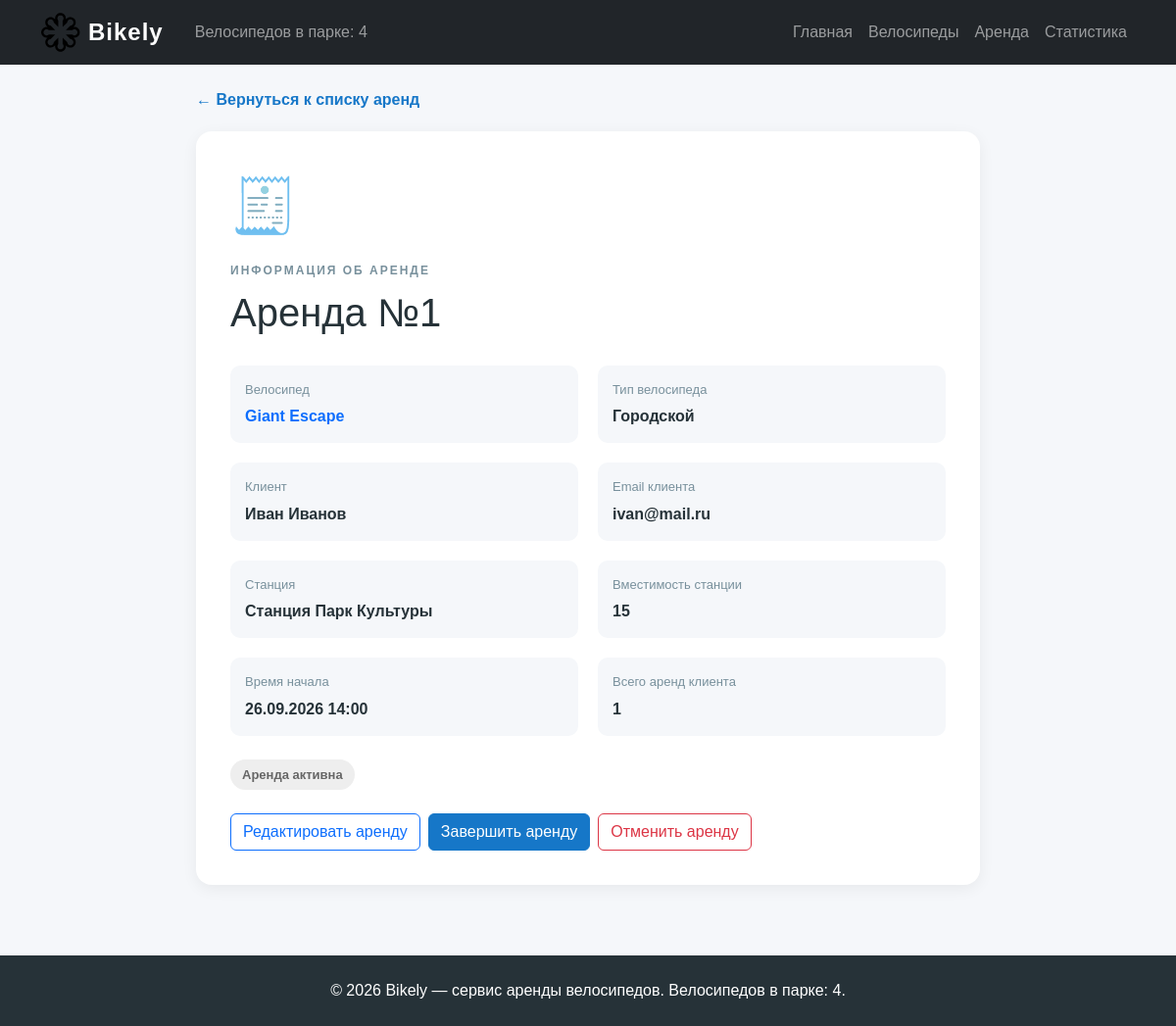
Screenshot of /rentals/1/ with the database file from the repository.
### web_rentals/models.py (models this page shows, shortened)
class Rental(models.Model):
    class Status(models.TextChoices):
        ACTIVE = "active", "Активна"
        COMPLETED = "completed", "Завершена"
        CANCELLED = "cancelled", "Отменена"
    bike = models.ForeignKey(
        Bike,
        on_delete=models.PROTECT,
        related_name="rentals",
        verbose_name="Велосипед",
        help_text="Выданный клиенту велосипед.",
    )
    user = models.ForeignKey(
        User,
        on_delete=models.PROTECT,
        related_name="rentals",
        verbose_name="Клиент",
        help_text="Клиент, оформивший аренду.",
    )
    station = models.ForeignKey(
        Station,
        on_delete=models.PROTECT,
        related_name="rentals",
        verbose_name="Станция",
        help_text="Станция выдачи велосипеда.",
    )
    start_time = models.DateTimeField(
        default=timezone.now,
        verbose_name="Время начала",
        help_text="Дата и время выдачи велосипеда клиенту.",
    )
    status = models.CharField(
        max_length=20,
        choices=Status.choices,
        default=Status.ACTIVE,
        db_index=True,
        verbose_name="Статус аренды",
        help_text=(
            "Активная аренда блокирует велосипед, "
            "завершённая и отменённая — нет."
        ),
    )
    objects = RentalQuerySet.as_manager()
    @property
    def is_active(self):
        return self.status == self.Status.ACTIVE
    class Meta:
        ordering = ["-start_time", "pk"]
        verbose_name = "Аренда"
        verbose_name_plural = "Аренды"
        indexes = [
            models.Index(
                fields=["status", "-start_time"],
                name="rental_status_start_idx",
            ),
        ]

class User(models.Model):
    name = models.CharField(
        max_length=200,
        verbose_name="Имя клиента",
        help_text="Фамилия и имя клиента для обращений и отчётов.",
    )
    email = models.EmailField(
        unique=True,
        verbose_name="Электронная почта",
        help_text="Адрес уникален: по нему клиент находится в базе.",
    )
    objects = UserQuerySet.as_manager()
    class Meta:
        ordering = ["name"]
        verbose_name = "Клиент"
        verbose_name_plural = "Клиенты"

### web_bikes/models.py (models this page shows, shortened)
class Bike(models.Model):
    class Type(models.TextChoices):
        MOUNTAIN = "Mountain", "Горный"
        TOURING = "Touring", "Туристический"
        URBAN = "Urban", "Городской"
        CHILD = "Child", "Детский"
    model = models.CharField(
        max_length=200,
        verbose_name="Модель",
        help_text="Например: «Format 1411».",
    )
    type = models.CharField(
        max_length=50,
        choices=Type.choices,
        verbose_name="Тип",
        help_text="Тип определяет назначение велосипеда.",
    )
    is_available = models.BooleanField(
        default=True,
        verbose_name="Доступен для аренды",
        help_text="Снимите флажок, когда велосипед выдан клиенту.",
    )
    image = models.FileField(
        upload_to="bikes/",
        blank=True,
        validators=[validate_bike_image],
        verbose_name="Изображение",
        help_text=(
            "Фотография велосипеда в формате JPEG, PNG или WebP "
            "размером до 5 МБ."
        ),
    )
    slug = models.SlugField(
        max_length=255,
        unique=True,
        editable=False,
        verbose_name="URL-идентификатор",
    )
    objects = BikeQuerySet.as_manager()
    def get_absolute_url(self):
        return reverse("web_bikes:detail", kwargs={"slug": self.slug})
    class Meta:
        ordering = ["model"]
        verbose_name = "Велосипед"
        verbose_name_plural = "Велосипеды"

class Station(models.Model):
    name = models.CharField(
        max_length=200,
        verbose_name="Название станции",
        help_text="Например: «Станция Парк Культуры».",
    )
    capacity = models.PositiveIntegerField(
        verbose_name="Вместимость",
        help_text=(
            f"Количество велосипедов, которое вмещает станция. "
            f"Станции от {LARGE_STATION_CAPACITY} мест считаются крупными."
        ),
        validators=[MinValueValidator(1)],
    )
    is_large = models.GeneratedField(
        expression=Case(
            When(
                capacity__gte=LARGE_STATION_CAPACITY,
                then=Value(True),
            ),
            default=Value(False),
        ),
        output_field=models.BooleanField(),
        db_persist=True,
        verbose_name="Крупная станция",
    )
    objects = StationQuerySet.as_manager()
    class Meta:
        ordering = ["name"]
        verbose_name = "Станция"
        verbose_name_plural = "Станции"

### web_rentals/views.py (the view)
# urls.py: path("<int:rental_id>/", views.rental_detail_view, name="detail"),
def rental_detail_view(request, rental_id):
    rental = get_object_or_404(
        Rental.objects.with_related(),
        pk=rental_id,
    )
    user_rentals_count = rental.user.rentals.count()
    return render(
        request,
        "web_rentals/rental_detail.html",
        {"rental": rental, "user_rentals_count": user_rentals_count},
    )

### web_main/context_processors.py (called while the page is built)
def bikely_context(request):
    bike_stats = Bike.objects.aggregate(
        bikes_total=Count("id"),
        bikes_available=Count("id", filter=Q(is_available=True)),
    )
    rental_stats = Rental.objects.statistics()
    return {
        "site_name": "Bikely",
        "bikes_count": bike_stats["bikes_total"],
        "bikely_stats": {
            "bikes_total": bike_stats["bikes_total"],
            "bikes_available": bike_stats["bikes_available"],
            "rentals_total": rental_stats["total"],
            "rentals_active": rental_stats["active"],
            "rentals_completed": rental_stats["completed"],
            "rentals_cancelled": rental_stats["cancelled"],
        },
    }

### web_rentals/models.py (called while the page is built)
    def with_related(self):
        return self.select_related("bike", "user", "station")

    def statistics(self):
        return self.aggregate(
            total=Count("id"),
            active=Count(
                "id",
                filter=Q(status=Rental.Status.ACTIVE),
            ),
            completed=Count(
                "id",
                filter=Q(status=Rental.Status.COMPLETED),
            ),
            cancelled=Count(
                "id",
                filter=Q(status=Rental.Status.CANCELLED),
            ),
            last_start_time=Max("start_time"),
        )

### web_rentals/templates/web_rentals/rental_detail.html (shortened to what this page needs)
{% extends "base.html" %}
{% block content %}
<div class="detail-wrap">
    <a class="back-link" href="{% url 'web_rentals:list' %}">
        ← Вернуться к списку аренд
    </a>
    <article class="detail-card">
        <div class="detail-bike-icon">🧾</div>
        <span class="eyebrow">ИНФОРМАЦИЯ ОБ АРЕНДЕ</span>
        <h1>Аренда №{{ rental.id }}</h1>
        <div class="detail-info">
            <div>
                <span>Велосипед</span>
                <strong>
                    <a href="{{ rental.bike.get_absolute_url }}">
                        {{ rental.bike.model }}
                    </a>
                </strong>
            </div>
            <div>
                <span>Тип велосипеда</span>
                <strong>{{ rental.bike.get_type_display }}</strong>
            </div>
            <div>
                <span>Клиент</span>
                <strong>{{ rental.user.name }}</strong>
            </div>
            <div>
                <span>Email клиента</span>
                <strong>{{ rental.user.email }}</strong>
            </div>
            <div>
                <span>Станция</span>
                <strong>{{ rental.station.name }}</strong>
            </div>
            <div>
                <span>Вместимость станции</span>
                <strong>{{ rental.station.capacity }}</strong>
            </div>
            <div>
                <span>Время начала</span>
                <strong>{{ rental.start_time|date:"d.m.Y H:i" }}</strong>
            </div>
            <div>
                <span>Всего аренд клиента</span>
                <strong>{{ user_rentals_count }}</strong>
            </div>
        </div>
        <div class="mt-4">
            {% include "web_rentals/includes/rental_status.html" with rental=rental %}
        </div>
        {% if rental.is_active %}
            <div class="d-flex flex-wrap gap-2 mt-4">
                <a class="btn btn-outline-primary"
                   href="{% url 'web_rentals:edit' rental.id %}">
                    Редактировать аренду
                </a>
                <form method="post"
                      action="{% url 'web_rentals:complete' rental.id %}">
                    <button class="btn btn-primary" type="submit">
                        Завершить аренду
                    </button>
                </form>
                <form method="post"
                      action="{% url 'web_rentals:cancel' rental.id %}">
                    <button class="btn btn-outline-danger" type="submit">
                        Отменить аренду
                    </button>
                </form>
            </div>
        {% else %}
            <p class="mt-4 text-muted mb-0">
                Статус аренды: {{ rental.get_status_display }}.
                Велосипед возвращён в парк.
            </p>
        {% endif %}
    </article>
</div>
{% endblock %}

### static/css/style.css (style rules this page uses)
body { background-color: #f5f7fa; color: #263238; font-family: Arial, sans-serif; min-height: 100vh; }
a { text-decoration: none; }
.feature-card, .data-card, .detail-card, .station-card { background: #ffffff; border-radius: 16px; padding: 24px; box-shadow: 0 4px 16px rgba(0, 0, 0, 0.06); transition: transform 0.2s ease, box-shadow 0.2s ease; }
.btn-primary, .btn-bikely { background-color: #1677c8; border-color: #1677c8; color: #ffffff; }
.text-link, .back-link { color: #1677c8; font-weight: bold; }
.detail-wrap { max-width: 800px; margin: 0 auto; }
.back-link { display: inline-block; margin-bottom: 20px; }
.detail-card { padding: 35px; }
.detail-bike-icon { font-size: 55px; margin-bottom: 15px; }
.eyebrow { display: block; color: #78909c; font-size: 12px; font-weight: bold; letter-spacing: 2px; margin-bottom: 10px; }
.detail-info { display: grid; grid-template-columns: repeat(2, 1fr); gap: 20px; margin-top: 30px; }
.detail-info div { background: #f5f7fa; border-radius: 10px; padding: 15px; overflow-wrap: anywhere; }
.detail-info span { display: block; color: #78909c; font-size: 13px; margin-bottom: 6px; }
.detail-info strong { display: block; }

### rows the page displays
Rental: id "1", bike.model "Giant Escape", bike.type "Городской", user.name "Иван Иванов", user.email "ivan@mail.ru", station.name "Станция Парк Культуры", station.capacity "15", start_time "26.09.2026 14:00"

### other values shown
{{ site_name|default:"Bikely" }} "Bikely"
{{ bikes_count }} "4"
{{ user_rentals_count }} "1"
